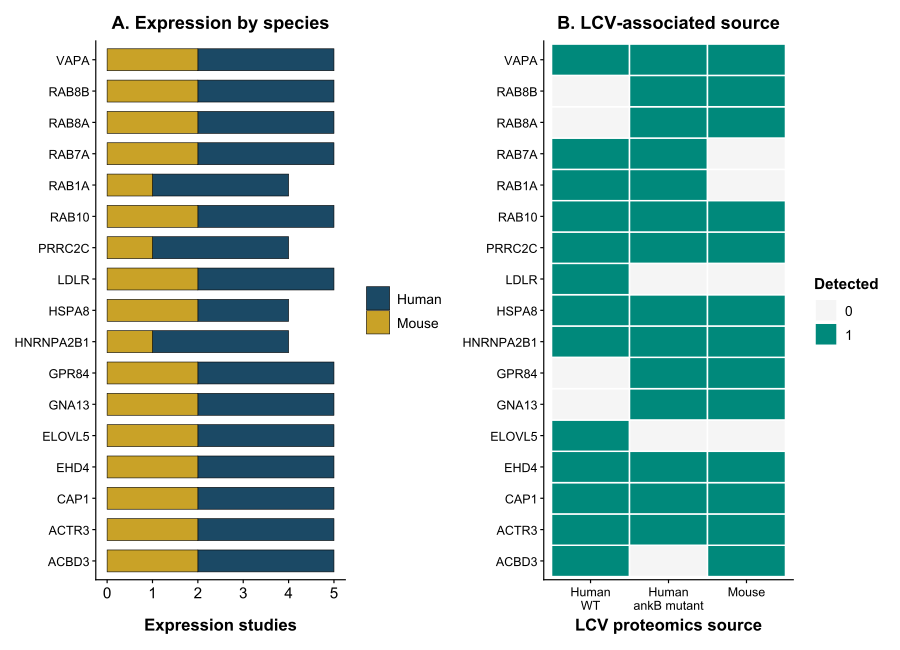

Write R code to recreate this figure.
# Supplementary Figure 3. Species composition of evidence for leading candidates
ROOT <- Sys.getenv("LEGIONELLA_ROOT")
if (!nzchar(ROOT)) ROOT <- Sys.getenv("LEGIONELLA_ROOT")
if (!nzchar(ROOT)) stop("Set LEGIONELLA_ROOT before running this script.")
if (!dir.exists(ROOT)) stop("LEGIONELLA_ROOT does not exist: ", ROOT)
setwd(file.path(ROOT, "15_manuscript/r_figures"))
source(file.path(ROOT, "15_manuscript/r_figures/_theme.R"))
SRC <- file.path(ROOT, "13_postfreeze_interpretation")
suppressMessages({library(dplyr); library(tidyr); library(readr); library(patchwork)})

B <- read_tsv(file.path(SRC, "b2_species_dependency_scores.tsv"))
# leading candidates: RAB1A, RAB10 + top tier2 from fragility analysis
leads <- c("RAB1A", "RAB10", "GNA13", "HNRNPA2B1", "HSPA8", "PRRC2C", "ACBD3", "CAP1",
           "EHD4", "ELOVL5", "GPR84", "LDLR", "ACTR3", "VAPA", "RAB7A", "RAB8A", "RAB8B")
B <- B %>% filter(human_symbol %in% leads)

# Panel A: stacked human/mouse expression studies
Bp <- B %>% select(human_symbol, n_human, n_mouse) %>%
  pivot_longer(c(n_human, n_mouse), names_to = "species", values_to = "n") %>%
  mutate(species = ifelse(species == "n_human", "Human", "Mouse"))
pA <- ggplot(Bp, aes(human_symbol, n, fill = species)) +
  geom_col(position = "stack", colour = "black", linewidth = 0.2, width = 0.7) +
  scale_fill_manual(values = c("Human" = "#1B4965", "Mouse" = "#C9A227")) +
  coord_flip() +
  labs(x = NULL, y = "Expression studies", fill = NULL, title = "A. Expression by species") +
  theme_pub() + theme(axis.text.y = element_text(size = 9))

# Panel B: LCV source presence (human WT / ankB / mouse)
# Retain the full table: Panel A uses n_human/n_mouse and Panel B uses lcv_state.
hm <- function(s) grepl("HUMAN", s); ha <- function(s) grepl("ANKB", s); mm <- function(s) grepl("MOUSE", s)
L <- data.frame(gene = B$human_symbol,
                human_WT = as.integer(hm(B$lcv_state) & !ha(B$lcv_state) | grepl("WT_AND_ANKB", B$lcv_state)),
                human_ankB = as.integer(ha(B$lcv_state)),
                mouse = as.integer(mm(B$lcv_state)))
L_long <- L %>%
  pivot_longer(-gene, names_to = "source", values_to = "val") %>%
  mutate(source = factor(source,
                         levels = c("human_WT", "human_ankB", "mouse"),
                         labels = c("Human\nWT", "Human\nankB mutant", "Mouse")))
pB <- ggplot(L_long, aes(source, gene, fill = factor(val))) +
  geom_tile(colour = "white", linewidth = 0.5) +
  scale_fill_manual(values = c("0" = "#F5F5F5", "1" = "#00897B"), name = "Detected") +
  labs(x = "LCV proteomics source", y = NULL, title = "B. LCV-associated source") +
  theme_pub() +
  theme(axis.text.x = element_text(size = 9, angle = 0, hjust = 0.5, lineheight = 0.9),
        axis.text.y = element_text(size = 9))

fig <- pA | pB
save_pub_pdf(fig, "SupplementaryFigure3_species_composition", w = 9, h = 6.5)
